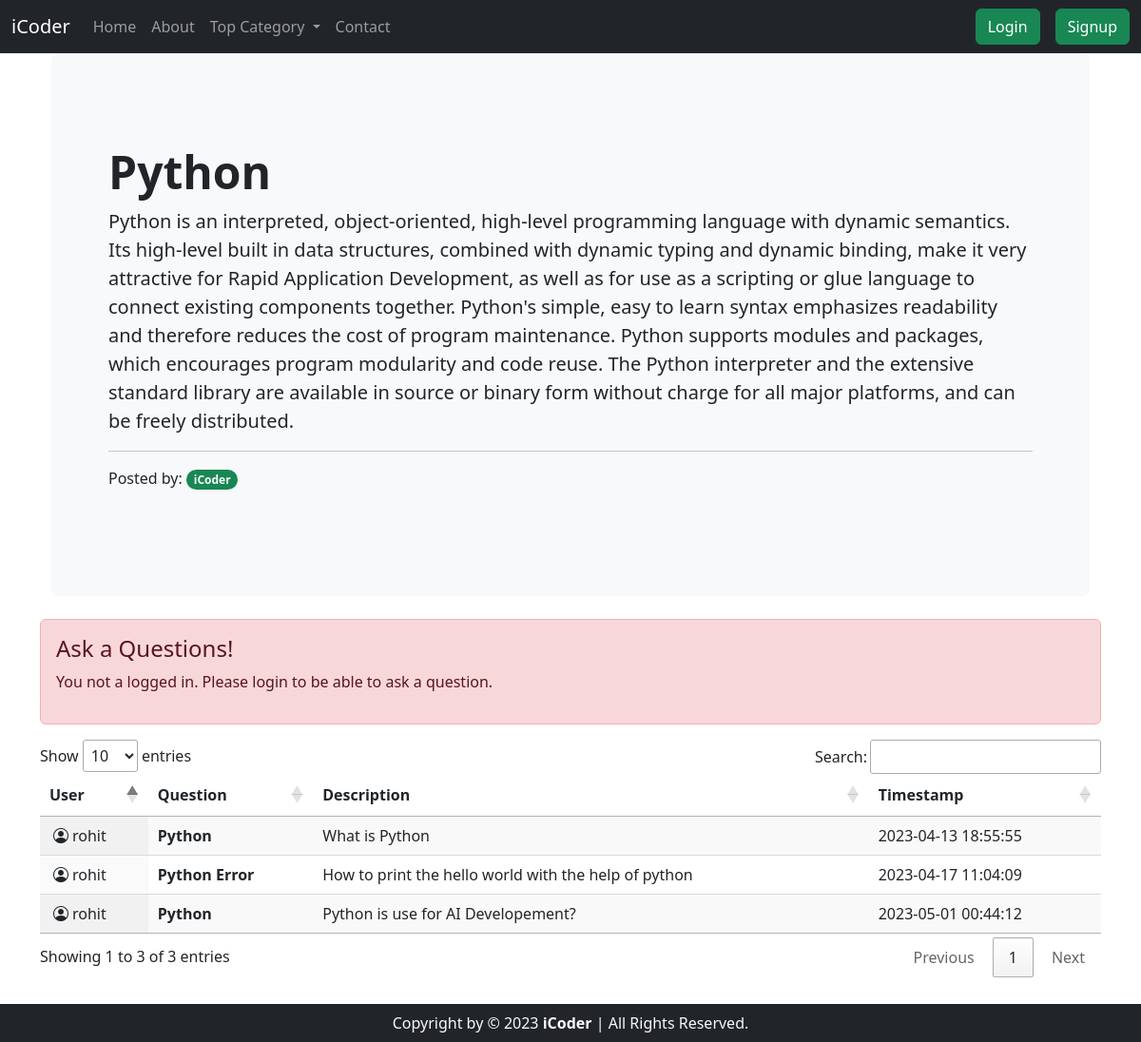
/topic.php?topicid=1, run on the app's committed database.
### tables this page shows
CREATE TABLE `categories` (
  `category_id` int(8) NOT NULL,
  `category_name` varchar(30) NOT NULL,
  `category_description` text NOT NULL,
  `timestamp` datetime NOT NULL DEFAULT current_timestamp()
);

CREATE TABLE `questions` (
  `question_id` int(8) NOT NULL,
  `question_title` varchar(255) NOT NULL,
  `question_description` text NOT NULL,
  `question_topic_id` int(8) NOT NULL,
  `user_id` int(8) NOT NULL,
  `timestamp` datetime NOT NULL DEFAULT current_timestamp()
);

CREATE TABLE `userdetail` (
  `user_id` int(8) NOT NULL,
  `user_name` varchar(255) NOT NULL,
  `user_email` varchar(255) NOT NULL,
  `user_password` varchar(255) NOT NULL,
  `name` varchar(255) NOT NULL,
  `age` int(8) NOT NULL,
  `qualification` varchar(255) NOT NULL,
  `mobilenumber` bigint(10) NOT NULL,
  `address` text NOT NULL,
  `timestamp` datetime NOT NULL DEFAULT current_timestamp()
);

### topic.php (the view, shortened to what this page needs)
<!doctype html>
<html lang="en">
<head>
    <link href="https://cdn.jsdelivr.net/npm/bootstrap@5.3.0-alpha3/dist/css/bootstrap.min.css" rel="stylesheet"
>
    <link rel="stylesheet" href="//cdn.datatables.net/1.13.4/css/jquery.dataTables.min.css">
  <link rel="stylesheet" href= "https://cdn.jsdelivr.net/npm/bootstrap-icons@1.5.0/font/bootstrap-icons.css" />
  <link rel="stylesheet" href="mediaStyle.css">
</head>
<body>
    <?php require 'partials/_dbconnect.php';?>
    <?php require 'partials/_navbar.php';?>
    <div class="container" style="min-height: 1000px;">
        <?php
      $topic_id = $_GET['topicid'];
      $sql = "SELECT * FROM `categories` where category_id = $topic_id";
      $result = mysqli_query($conn,$sql);
      $rowcount=mysqli_num_rows($result);
      if($rowcount>=1){
            while($row = mysqli_fetch_assoc($result)){
              $cat_name = $row['category_name'];
              $cat_desc = $row['category_description'];
          }
          echo '<div class="container"  id="topicContainer">
                  <div class="p-5 mb-4 bg-body-tertiary rounded-3">
                    <div class="container-fluid py-5">
                    <h1 class="display-5 fw-bold">'.$cat_name.'</h1>
                    <p class="col fs-5">'.$cat_desc.'</p>
                    <hr>
                    <p>Posted by: <span class="badge rounded-pill text-bg-success"><a href="/iCoder/index.php" class="text-light text-decoration-none">iCoder</a></span></p>
                    </div>
                  </div>
                </div>';
        }
        ?>
        <?php
      if(isset($_SESSION['loggedin']) && $_SESSION['loggedin'] == true ){
        $topic_id = $_GET['topicid'];
        $method = $_SERVER['REQUEST_METHOD'];
        if($method == 'POST'){
          $qtitle = $_POST['qtitle'];
          $qdescription = $_POST['qdescription'];
          $sno = $_POST['sno'];
          $qtitle = str_replace("<","&lt;",$qtitle);
          $qtitle = str_replace(">","&gt;",$qtitle);
          $qdescription = str_replace("<","&lt;",$qdescription);
          $qdescription = str_replace(">","&gt;",$qdescription);
          $sql = "INSERT INTO `questions` (`question_title`, `question_description`, `question_topic_id`, `user_id`) VALUES ('$qtitle', '$qdescription', '$topic_id', '$sno')";
          $executequery = mysqli_query($conn,$sql);
          if($executequery){
                echo '<script> alert("Your Query Succesfully Added")</script>';
              }
          }
      if($rowcount>=1){
        echo '<div class="w-50 mx-2">
                <form action="'. $_SERVER['REQUEST_URI'].'" method="post">
                  <p>
                    <button class="btn btn-success" type="button" data-bs-toggle="collapse" data-bs-target="#collapseWidthExample" aria-expanded="false" aria-controls="collapseWidthExample">Ask a Questions</button>
                  </p>
                  <div class="collapse collapse-horizontal my-5" id="collapseWidthExample">
                    <div class="card card-body">
                      <div class="mb-3">
                        <label for="question" class="form-label">Question Title</label>
                        <input type="text" class="form-control" id="question" name="qtitle" required="" >
                        <input type="hidden" name="sno" value="'.$_SESSION['user_id'].'">
                      </div>
                      <div class="form-floating">
                        <textarea class="form-control" placeholder="Question in Brief" id="floatingTextarea2" name="qdescription" required="" style="height: 100px"></textarea>
                        <label for="floatingTextarea2">Question in Brief</label>
                      </div>
                      <button type="submit" class="btn btn-success my-4" id="liveToastBtn">Submit</button>
                    </div>
                  </div>
                </form>
              </div>';
      }
  }
  else{
    echo '<div class="alert alert-danger" role="alert">
            <h4 class="alert-heading">Ask a Questions!</h4>
            <p>You not a logged in. Please login to be able to ask a question.</p>
          </div>';
  }
?>
        <table id="example" class="display" style="width:100%">
            <thead>
                <tr>
                    <th>User</th>
                    <th>Question</th>
                    <th>Description</th>
                    <th>Timestamp</th>
                </tr>
            </thead>
            <tbody>
                <?php
      $topic_id = $_GET['topicid'];
      $fetchQuestions = "SELECT * FROM `questions` where question_topic_id = $topic_id";
      $showQuestions = mysqli_query($conn,$fetchQuestions);
      while($row = mysqli_fetch_assoc($showQuestions)){
        $q_id = $row['question_id'];
        $q_title = $row['question_title'];
        $q_desc = $row['question_description'];
        $q_user_id = $row['user_id'];
        $timestamp = $row['timestamp'];
        $sql2 = "SELECT user_name from userdetail where user_id = '$q_user_id'";
        $result2 = mysqli_query($conn,$sql2);
        $row2 = mysqli_fetch_assoc($result2);
      echo'<tr>
            <td><i class="bi bi-person-circle px-1 fa-10x"></i>'.$row2['user_name'].'</td>
            <td><a href="/iCoder/comment.php?questionid='.$q_id.'" class=" text-dark fw-bold text-decoration-none">'.$q_title.'</a></td>
            <td>'.$q_desc.'</td>
            <td>'.$timestamp.'</td>
        </tr>';
      }
    ?>
</tbody>
</table>
    </div>
    <?php require 'partials/_footer.php';?>
</body>
</html>

### data on the page
categories: category_name "Python", category_description "Python is an interpreted, object-oriented, high-level programming language with dynamic semantics. Its high-level built in data structures, combined with dynamic typing and dynamic binding, make it very attractive for Rapid Application Development, as well as for use as a scripting or glue language to connect existing components together. Python's simple, easy to learn syntax emphasizes readability and therefore reduces the cost of program maintenance. Python supports modules and packages, which encourages program modularity and code reuse. The Python interpreter and the extensive standard library are available in source or binary form without charge for all major platforms, and can be…"
questions: user.user_name "rohit", question_title "Python", question_description "What is Python", timestamp "2023-04-13 18:55:55"
questions: user.user_name "rohit", question_title "Python Error", question_description "How to print the hello world with the help of python", timestamp "2023-04-17 11:04:09"
questions: user.user_name "rohit", question_title "Python", question_description "Python is use for AI Developement?", timestamp "2023-05-01 00:44:12"
